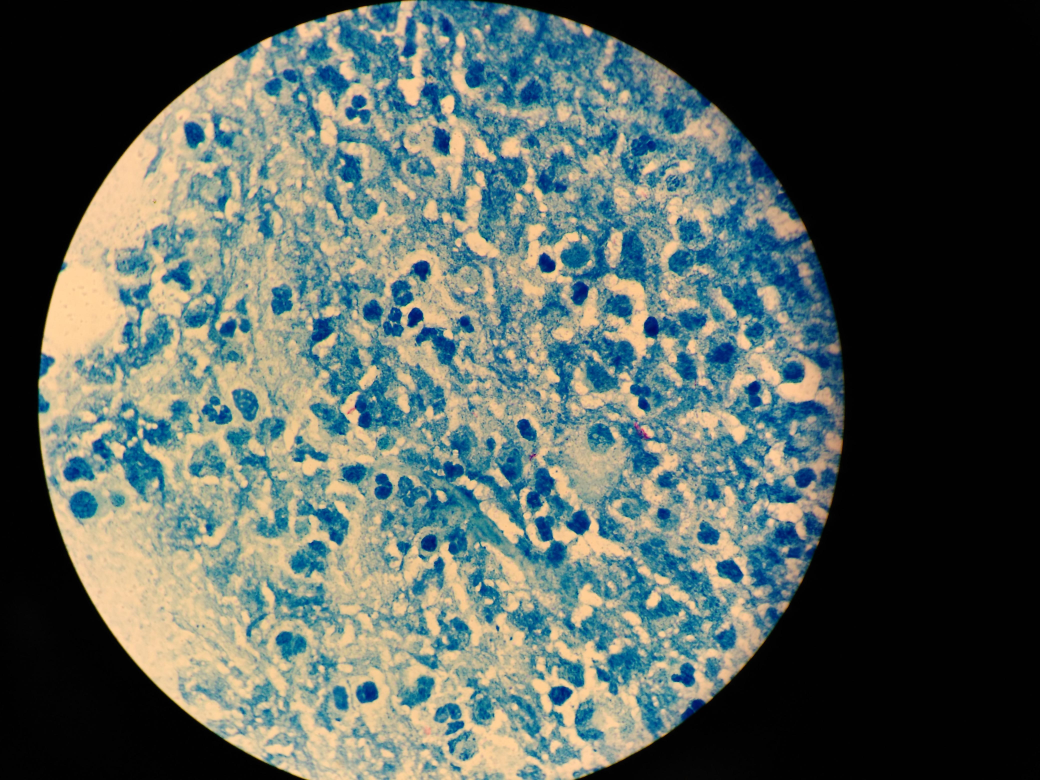
#> input picture Figure 1.jpg, 4160 x 3120 px (shown at 1/4 size)
$ python crop_dataset.py
#> lines starting #> are read from the running program, lines starting #| are printed output that depends on the picture; after the words box and inside, x2 and y2 are one past the last pixel; in counts of white or black regions, pixels touching at a corner belong together
import os
import cv2
import numpy as np
import csv

# Paths
NEG_DIR = 'src/datasets/tb_dataset_crops/neg'
POS_DIR = 'src/datasets/tb_dataset_crops/pos'
LABELS_PATH = 'src/datasets/tb_dataset_crops/labels.csv'
FIG1_PATH = 'Figure 1.jpg'   # sparse/tb-negative
FIG2_PATH = 'Figure 2.jpg'   # dense/tb-positive

# Cropping configs
LARGE_SIZE = 1024
LARGE_STRIDE = 512
SMALL_SIZE = 512
SMALL_STRIDE = 256
NEW_LARGE_START = 1000            # Large crops use index >= 1000
NEW_SMALL_START = 2000            # Small crops use index >= 2000
CROPS_PER_IMAGE_LARGE = 20        # Number of large crops per image
CROPS_PER_IMAGE_SMALL = 40        # Number of small crops per image

os.makedirs(NEG_DIR, exist_ok=True)
os.makedirs(POS_DIR, exist_ok=True)

# Delete previous large and small crops (≥1000 and ≥2000)
def clean_new(folder, prefix, cutoff):
    for fname in os.listdir(folder):
        if fname.startswith(prefix) and fname.endswith('.jpg'):
            try:
                idx = int(fname.split('_')[1].split('.')[0])
                if idx >= cutoff:
                    os.remove(os.path.join(folder, fname))
                    print(f"Deleted {fname}")
            except Exception as e:
                print(f"Error deleting {fname}: {e}")

print("Deleting ALL previous new crops...")
clean_new(NEG_DIR, 'neg', NEW_LARGE_START)
clean_new(POS_DIR, 'pos', NEW_LARGE_START)
clean_new(NEG_DIR, 'neg', NEW_SMALL_START)
clean_new(POS_DIR, 'pos', NEW_SMALL_START)

# Cropping function (filtered for black edges)
def crop_and_save(img_path, out_dir, prefix, start_idx, crop_size, stride, max_crops):
#> called with img_path = 'Figure 1.jpg', out_dir = 'src/datasets/tb_dataset_crops/neg', prefix = 'neg', start_idx = 1000, crop_size = 1024, stride = 512, max_crops = 20
    img = cv2.imread(img_path)
#> img is the input picture: shape (3120, 4160, 3); mean B, G, R 90.9, 96.1, 84.6
    h, w = img.shape[:2]
#> h = 3120; w = 4160
    crops = 0
    filenames = []
    for y in range(0, h-crop_size+1, stride):
        for x in range(0, w-crop_size+1, stride):
            crop = img[y:y+crop_size, x:x+crop_size]
            black_mask = np.all(crop < 40, axis=2)
            black_ratio = np.mean(black_mask)
            if black_ratio > 0.2:
                continue
            fname = f"{prefix}_{start_idx+crops:04d}.jpg"
            cv2.imwrite(os.path.join(out_dir, fname), crop)
            filenames.append((fname, 1 if prefix=='pos' else 0))
            crops += 1
            if crops >= max_crops:
                break
        if crops >= max_crops:
            break
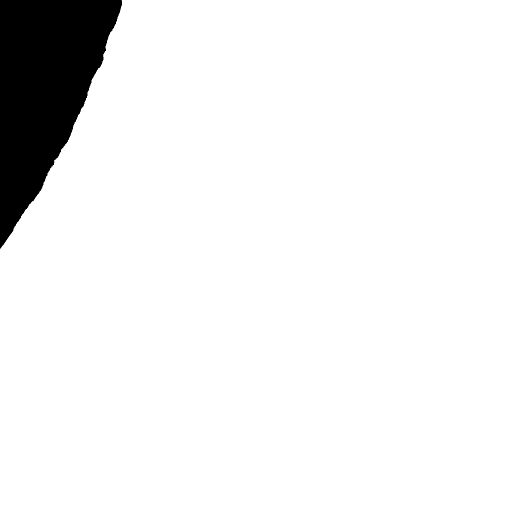
#> black_mask: shape (1024, 1024) bool (shown at 1/2 size); 93.4% white; 1 black region, box (x1, y1, x2, y2) and area: (0, 0, 244, 498) 69586
#> after the loop, crops = 19; filenames = 19 items, first 6: ('neg_1000.jpg', 0), ('neg_1001.jpg', 0), ('neg_1002.jpg', 0), ('neg_1003.jpg', 0), ('neg_1004.jpg', 0), ('neg_1005.jpg', 0)
    print(f"Saved {crops} crops ({crop_size}px) for {prefix} from {img_path}")
#| Saved 19 crops (1024px) for neg from Figure 1.jpg
    return filenames

# Make LARGE (1024px) crops
print("\nCropping LARGE negatives from Figure 1...")
neg_files_large = crop_and_save(FIG1_PATH, NEG_DIR, 'neg', NEW_LARGE_START, LARGE_SIZE, LARGE_STRIDE, CROPS_PER_IMAGE_LARGE)
#> neg_files_large has the same summary as filenames in crop_and_save
print("\nCropping LARGE positives from Figure 2...")
pos_files_large = crop_and_save(FIG2_PATH, POS_DIR, 'pos', NEW_LARGE_START, LARGE_SIZE, LARGE_STRIDE, CROPS_PER_IMAGE_LARGE)
#> call 2 of crop_and_save, with img_path = 'Figure 2.jpg', out_dir = 'src/datasets/tb_dataset_crops/pos', prefix = 'pos', start_idx = 1000, crop_size = 1024, stride = 512, max_crops = 20
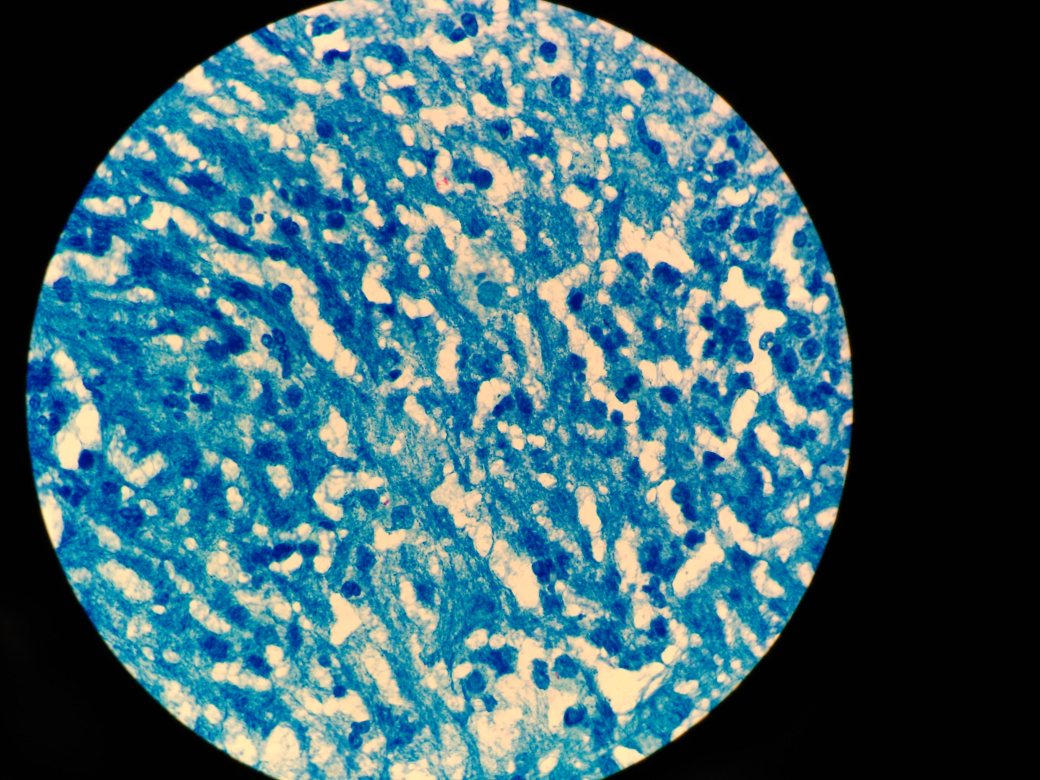
#> input picture Figure 2.jpg, 4160 x 3120 px (shown at 1/4 size)
#> in crop_and_save, img is the input picture: shape (3120, 4160, 3); mean B, G, R 107.6, 96.7, 57.5
#> after the loop in crop_and_save (call 2), `for y in range(0, h-crop_size+1, stride):`:
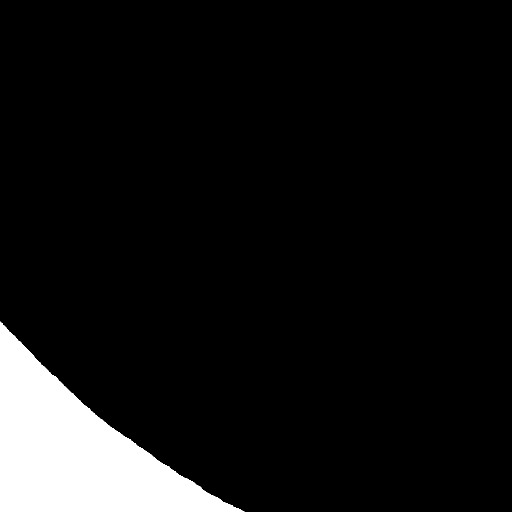
#> black_mask: shape (1024, 1024) bool (shown at 1/2 size); 7.8% white; 1 white region, box (x1, y1, x2, y2) and area: (0, 643, 489, 1024) 81688
#> after the loop in crop_and_save (call 2), `for y in range(0, h-crop_size+1, stride):`: crops = 20; filenames = 20 items, first 6: ('pos_1000.jpg', 1), ('pos_1001.jpg', 1), ('pos_1002.jpg', 1), ('pos_1003.jpg', 1), ('pos_1004.jpg', 1), ('pos_1005.jpg', 1)
#| Saved 20 crops (1024px) for pos from Figure 2.jpg
#> pos_files_large has the same summary as filenames in crop_and_save

# Make SMALL (512px) crops
print("\nCropping SMALL negatives from Figure 1...")
neg_files_small = crop_and_save(FIG1_PATH, NEG_DIR, 'neg', NEW_SMALL_START, SMALL_SIZE, SMALL_STRIDE, CROPS_PER_IMAGE_SMALL)
#> the loop in crop_and_save (call 3), `for y in range(0, h-crop_size+1, stride):` made 5 passes
#> pass 1, in crop_and_save (call 3), `cv2.imwrite(os.path.join(out_dir, fname), crop)`:
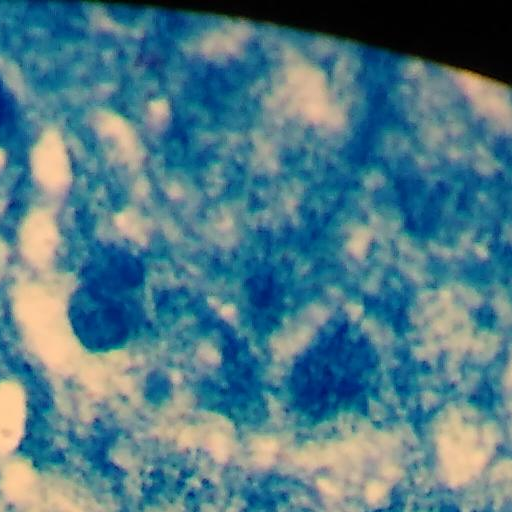
#> saved as neg_2003.jpg: shape (512, 512, 3); mean B, G, R 134.3, 122.2, 81.1
#> after the loop in crop_and_save (call 3), `for y in range(0, h-crop_size+1, stride):`: black_mask: shape (512, 512) bool; every value is 0
#> after the loop in crop_and_save (call 3), `for y in range(0, h-crop_size+1, stride):`: crops = 40; filenames = 40 items, first 6: ('neg_2000.jpg', 0), ('neg_2001.jpg', 0), ('neg_2002.jpg', 0), ('neg_2003.jpg', 0), ('neg_2004.jpg', 0), ('neg_2005.jpg', 0)
#| Saved 40 crops (512px) for neg from Figure 1.jpg
#> neg_files_small has the same summary as filenames in crop_and_save
print("\nCropping SMALL positives from Figure 2...")
pos_files_small = crop_and_save(FIG2_PATH, POS_DIR, 'pos', NEW_SMALL_START, SMALL_SIZE, SMALL_STRIDE, CROPS_PER_IMAGE_SMALL)
#> the loop in crop_and_save (call 4), `for y in range(0, h-crop_size+1, stride):` made 5 passes
#> pass 1, in crop_and_save (call 4), `cv2.imwrite(os.path.join(out_dir, fname), crop)`:
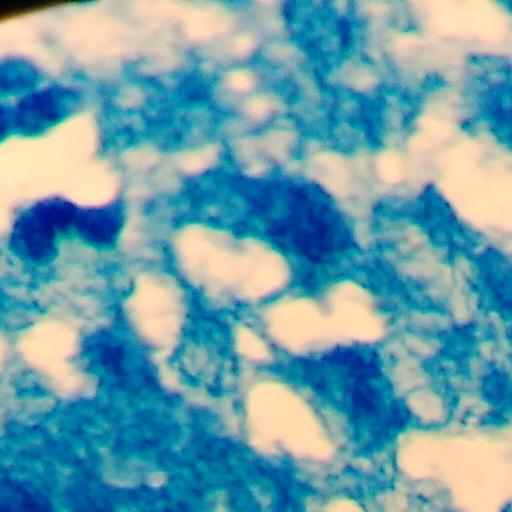
#> saved as pos_2001.jpg: shape (512, 512, 3); mean B, G, R 170.3, 159.3, 112
#> pass 1, in crop_and_save (call 4), `cv2.imwrite(os.path.join(out_dir, fname), crop)`:
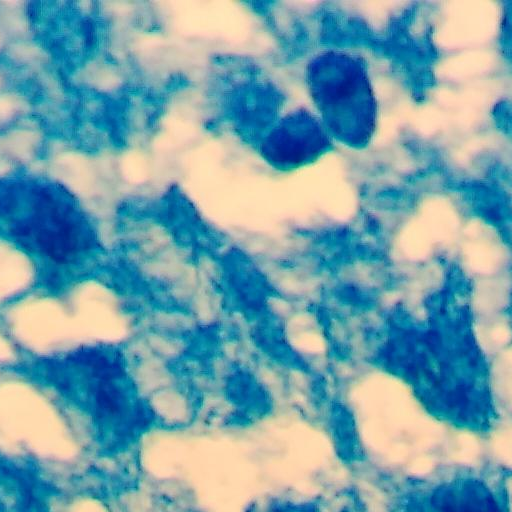
#> saved as pos_2002.jpg: shape (512, 512, 3); mean B, G, R 169.7, 161.6, 122.2
#> pass 1, in crop_and_save (call 4), `cv2.imwrite(os.path.join(out_dir, fname), crop)`:
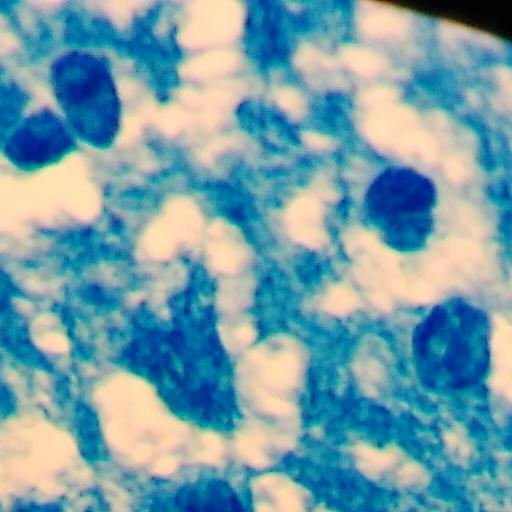
#> saved as pos_2003.jpg: shape (512, 512, 3); mean B, G, R 168.8, 158.7, 118.5
#> after the loop in crop_and_save (call 4), `for y in range(0, h-crop_size+1, stride):`: crops = 40; filenames = 40 items, first 6: ('pos_2000.jpg', 1), ('pos_2001.jpg', 1), ('pos_2002.jpg', 1), ('pos_2003.jpg', 1), ('pos_2004.jpg', 1), ('pos_2005.jpg', 1)
#| Saved 40 crops (512px) for pos from Figure 2.jpg
#> pos_files_small has the same summary as filenames in crop_and_save

# Build new labels.csv (all old <1000, plus large and small new crops)
data = []
for f in os.listdir(POS_DIR):
    try:
        idx = int(f.split('_')[1].split('.')[0])
        if idx < NEW_LARGE_START:
            data.append([f, 1])
    except Exception:
        continue
for f in os.listdir(NEG_DIR):
    try:
        idx = int(f.split('_')[1].split('.')[0])
        if idx < NEW_LARGE_START:
            data.append([f, 0])
    except Exception:
        continue

data += pos_files_large + neg_files_large + pos_files_small + neg_files_small
#> data = 119 items, first 6: ('pos_1000.jpg', 1), ('pos_1001.jpg', 1), ('pos_1002.jpg', 1), ('pos_1003.jpg', 1), ('pos_1004.jpg', 1), ('pos_1005.jpg', 1)

with open(LABELS_PATH, 'w', newline='') as csvfile:
    writer = csv.writer(csvfile)
    writer.writerow(['filepath', 'label'])
    writer.writerows(data)

print("\nDone. All new crops created (large+small), old ones deleted, blackspace ignored, labels updated!")
